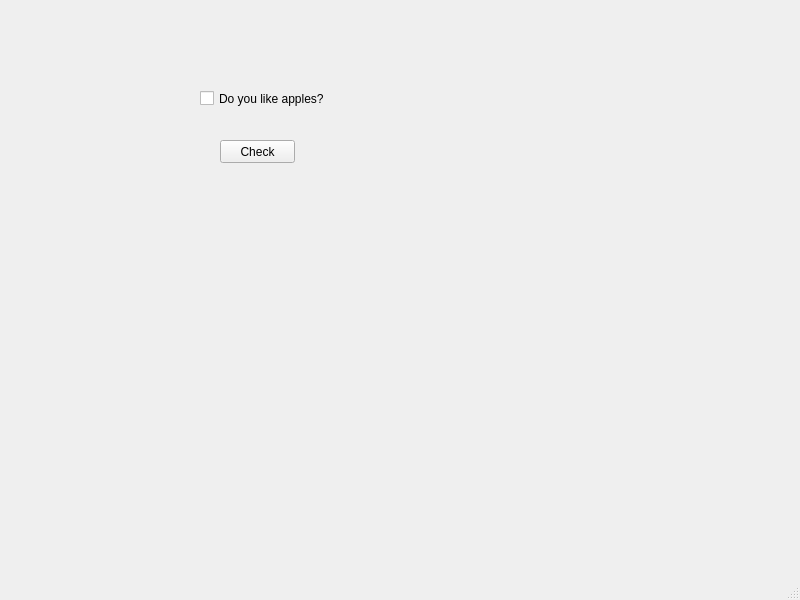
<?xml version="1.0" encoding="UTF-8"?>
<ui version="4.0">
 <class>MainWindow</class>
 <widget class="QMainWindow" name="MainWindow">
  <property name="geometry">
   <rect>
    <x>0</x>
    <y>0</y>
    <width>800</width>
    <height>600</height>
   </rect>
  </property>
  <property name="windowTitle">
   <string>MainWindow</string>
  </property>
  <widget class="QWidget" name="centralwidget">
   <widget class="QCheckBox" name="checkBox">
    <property name="geometry">
     <rect>
      <x>200</x>
      <y>90</y>
      <width>141</width>
      <height>17</height>
     </rect>
    </property>
    <property name="text">
     <string>Do you like apples?</string>
    </property>
   </widget>
   <widget class="QPushButton" name="pushButton">
    <property name="geometry">
     <rect>
      <x>220</x>
      <y>140</y>
      <width>75</width>
      <height>23</height>
     </rect>
    </property>
    <property name="text">
     <string>Check</string>
    </property>
   </widget>
  </widget>
  <widget class="QMenuBar" name="menubar">
   <property name="geometry">
    <rect>
     <x>0</x>
     <y>0</y>
     <width>800</width>
     <height>21</height>
    </rect>
   </property>
  </widget>
  <widget class="QStatusBar" name="statusbar"/>
 </widget>
 <resources/>
 <connections/>
</ui>
